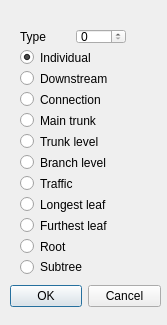
<?xml version="1.0" encoding="UTF-8"?>
<ui version="4.0">
 <class>SwcTypeDialog</class>
 <widget class="QDialog" name="SwcTypeDialog">
  <property name="geometry">
   <rect>
    <x>0</x>
    <y>0</y>
    <width>167</width>
    <height>325</height>
   </rect>
  </property>
  <property name="windowTitle">
   <string>Change Swc Type</string>
  </property>
  <widget class="QDialogButtonBox" name="buttonBox">
   <property name="geometry">
    <rect>
     <x>10</x>
     <y>280</y>
     <width>151</width>
     <height>32</height>
    </rect>
   </property>
   <property name="orientation">
    <enum>Qt::Horizontal</enum>
   </property>
   <property name="standardButtons">
    <set>QDialogButtonBox::Cancel|QDialogButtonBox::Ok</set>
   </property>
  </widget>
  <widget class="QWidget" name="layoutWidget">
   <property name="geometry">
    <rect>
     <x>20</x>
     <y>29</y>
     <width>106</width>
     <height>245</height>
    </rect>
   </property>
   <layout class="QVBoxLayout" name="verticalLayout">
    <item>
     <layout class="QHBoxLayout" name="horizontalLayout">
      <item>
       <widget class="QLabel" name="label">
        <property name="text">
         <string>Type</string>
        </property>
       </widget>
      </item>
      <item>
       <widget class="QSpinBox" name="typeSpinBox">
        <property name="maximum">
         <number>20</number>
        </property>
       </widget>
      </item>
     </layout>
    </item>
    <item>
     <widget class="QRadioButton" name="individualRadioButton">
      <property name="text">
       <string>Individual</string>
      </property>
      <property name="checked">
       <bool>true</bool>
      </property>
      <attribute name="buttonGroup">
       <string notr="true">buttonGroup</string>
      </attribute>
     </widget>
    </item>
    <item>
     <widget class="QRadioButton" name="downRadioButton">
      <property name="text">
       <string>Downstream</string>
      </property>
      <property name="checked">
       <bool>false</bool>
      </property>
      <attribute name="buttonGroup">
       <string notr="true">buttonGroup</string>
      </attribute>
     </widget>
    </item>
    <item>
     <widget class="QRadioButton" name="connectionRadioButton">
      <property name="text">
       <string>Connection</string>
      </property>
      <attribute name="buttonGroup">
       <string notr="true">buttonGroup</string>
      </attribute>
     </widget>
    </item>
    <item>
     <widget class="QRadioButton" name="mainTrunkRadioButton">
      <property name="text">
       <string>Main trunk</string>
      </property>
      <attribute name="buttonGroup">
       <string notr="true">buttonGroup</string>
      </attribute>
     </widget>
    </item>
    <item>
     <widget class="QRadioButton" name="trunkLevelRadioButton">
      <property name="text">
       <string>Trunk level</string>
      </property>
      <attribute name="buttonGroup">
       <string notr="true">buttonGroup</string>
      </attribute>
     </widget>
    </item>
    <item>
     <widget class="QRadioButton" name="branchLevelRadioButton">
      <property name="text">
       <string>Branch level</string>
      </property>
      <attribute name="buttonGroup">
       <string notr="true">buttonGroup</string>
      </attribute>
     </widget>
    </item>
    <item>
     <widget class="QRadioButton" name="trafficRadioButton">
      <property name="text">
       <string>Traffic</string>
      </property>
      <attribute name="buttonGroup">
       <string notr="true">buttonGroup</string>
      </attribute>
     </widget>
    </item>
    <item>
     <widget class="QRadioButton" name="longestLeafRadioButton">
      <property name="text">
       <string>Longest leaf</string>
      </property>
      <attribute name="buttonGroup">
       <string notr="true">buttonGroup</string>
      </attribute>
     </widget>
    </item>
    <item>
     <widget class="QRadioButton" name="furthestRadioButton">
      <property name="text">
       <string>Furthest leaf</string>
      </property>
      <attribute name="buttonGroup">
       <string notr="true">buttonGroup</string>
      </attribute>
     </widget>
    </item>
    <item>
     <widget class="QRadioButton" name="rootRadioButton">
      <property name="text">
       <string>Root</string>
      </property>
      <attribute name="buttonGroup">
       <string notr="true">buttonGroup</string>
      </attribute>
     </widget>
    </item>
    <item>
     <widget class="QRadioButton" name="subtreeRadioButton">
      <property name="text">
       <string>Subtree</string>
      </property>
      <attribute name="buttonGroup">
       <string notr="true">buttonGroup</string>
      </attribute>
     </widget>
    </item>
   </layout>
  </widget>
 </widget>
 <resources/>
 <connections>
  <connection>
   <sender>buttonBox</sender>
   <signal>accepted()</signal>
   <receiver>SwcTypeDialog</receiver>
   <slot>accept()</slot>
   <hints>
    <hint type="sourcelabel">
     <x>248</x>
     <y>254</y>
    </hint>
    <hint type="destinationlabel">
     <x>157</x>
     <y>274</y>
    </hint>
   </hints>
  </connection>
  <connection>
   <sender>buttonBox</sender>
   <signal>rejected()</signal>
   <receiver>SwcTypeDialog</receiver>
   <slot>reject()</slot>
   <hints>
    <hint type="sourcelabel">
     <x>316</x>
     <y>260</y>
    </hint>
    <hint type="destinationlabel">
     <x>286</x>
     <y>274</y>
    </hint>
   </hints>
  </connection>
 </connections>
 <buttongroups>
  <buttongroup name="buttonGroup"/>
 </buttongroups>
</ui>
